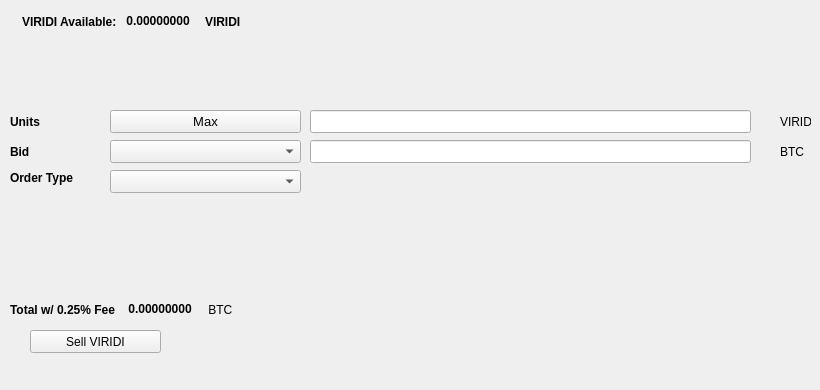
   <widget class="QWidget" name="SellTab">
    <attribute name="title">
     <string>Sell</string>
    </attribute>
    <widget class="QLabel" name="label_16">
     <property name="geometry">
      <rect>
       <x>780</x>
       <y>140</y>
       <width>31</width>
       <height>23</height>
      </rect>
     </property>
     <property name="text">
      <string>BTC</string>
     </property>
    </widget>
    <widget class="QComboBox" name="SellBidcomboBox">
     <property name="geometry">
      <rect>
       <x>110</x>
       <y>140</y>
       <width>191</width>
       <height>23</height>
      </rect>
     </property>
     <property name="font">
      <font>
       <pointsize>10</pointsize>
      </font>
     </property>
    </widget>
    <widget class="QLabel" name="label_18">
     <property name="geometry">
      <rect>
       <x>10</x>
       <y>110</y>
       <width>46</width>
       <height>23</height>
      </rect>
     </property>
     <property name="font">
      <font>
       <weight>75</weight>
       <bold>true</bold>
      </font>
     </property>
     <property name="text">
      <string>Units</string>
     </property>
    </widget>
    <widget class="QPushButton" name="Sell_Max_Amount">
     <property name="geometry">
      <rect>
       <x>110</x>
       <y>110</y>
       <width>191</width>
       <height>23</height>
      </rect>
     </property>
     <property name="font">
      <font>
       <pointsize>10</pointsize>
      </font>
     </property>
     <property name="text">
      <string>Max</string>
     </property>
    </widget>
    <widget class="QLabel" name="label_20">
     <property name="geometry">
      <rect>
       <x>10</x>
       <y>170</y>
       <width>91</width>
       <height>16</height>
      </rect>
     </property>
     <property name="font">
      <font>
       <weight>75</weight>
       <bold>true</bold>
      </font>
     </property>
     <property name="text">
      <string>Order Type</string>
     </property>
    </widget>
    <widget class="QComboBox" name="SellOrdertypeCombo">
     <property name="geometry">
      <rect>
       <x>110</x>
       <y>170</y>
       <width>191</width>
       <height>23</height>
      </rect>
     </property>
     <property name="font">
      <font>
       <pointsize>10</pointsize>
      </font>
     </property>
    </widget>
    <widget class="QLabel" name="label_21">
     <property name="geometry">
      <rect>
       <x>10</x>
       <y>140</y>
       <width>46</width>
       <height>23</height>
      </rect>
     </property>
     <property name="font">
      <font>
       <weight>75</weight>
       <bold>true</bold>
      </font>
     </property>
     <property name="text">
      <string>Bid</string>
     </property>
    </widget>
    <widget class="QLabel" name="label_22">
     <property name="geometry">
      <rect>
       <x>780</x>
       <y>110</y>
       <width>31</width>
       <height>23</height>
      </rect>
     </property>
     <property name="text">
      <string>VIRIDI</string>
     </property>
    </widget>
    <widget class="QLineEdit" name="UnitsInputXDNA">
     <property name="geometry">
      <rect>
       <x>310</x>
       <y>110</y>
       <width>441</width>
       <height>23</height>
      </rect>
     </property>
     <property name="font">
      <font>
       <pointsize>9</pointsize>
       <weight>75</weight>
       <bold>true</bold>
      </font>
     </property>
    </widget>
    <widget class="QLineEdit" name="SellBidPriceEdit">
     <property name="geometry">
      <rect>
       <x>310</x>
       <y>140</y>
       <width>441</width>
       <height>23</height>
      </rect>
     </property>
     <property name="font">
      <font>
       <pointsize>9</pointsize>
       <weight>75</weight>
       <bold>true</bold>
      </font>
     </property>
    </widget>
    <widget class="QPushButton" name="SellXDNABTN">
     <property name="geometry">
      <rect>
       <x>30</x>
       <y>330</y>
       <width>131</width>
       <height>23</height>
      </rect>
     </property>
     <property name="text">
      <string>Sell VIRIDI</string>
     </property>
     <property name="icon">
      <iconset resource="../xdna">
       <normaloff>:/icons/bitcoin</normaloff>:/icons/bitcoin</iconset>
     </property>
    </widget>
    <widget class="QWidget" name="layoutWidget3">
     <property name="geometry">
      <rect>
       <x>22</x>
       <y>12</y>
       <width>258</width>
       <height>19</height>
      </rect>
     </property>
     <layout class="QHBoxLayout" name="horizontalLayout">
      <item>
       <widget class="QLabel" name="label232_2">
        <property name="font">
         <font>
          <weight>75</weight>
          <bold>true</bold>
         </font>
        </property>
        <property name="text">
         <string>VIRIDI Available:</string>
        </property>
       </widget>
      </item>
      <item>
       <widget class="QLabel" name="XDNAAvailableLabel">
        <property name="palette">
         <palette>
          <active>
           <colorrole role="WindowText">
            <brush brushstyle="SolidPattern">
             <color alpha="255">
              <red>0</red>
              <green>0</green>
              <blue>0</blue>
             </color>
            </brush>
           </colorrole>
           <colorrole role="Button">
            <brush brushstyle="SolidPattern">
             <color alpha="255">
              <red>0</red>
              <green>170</green>
              <blue>0</blue>
             </color>
            </brush>
           </colorrole>
           <colorrole role="Light">
            <brush brushstyle="SolidPattern">
             <color alpha="255">
              <red>0</red>
              <green>255</green>
              <blue>0</blue>
             </color>
            </brush>
           </colorrole>
           <colorrole role="Midlight">
            <brush brushstyle="SolidPattern">
             <color alpha="255">
              <red>0</red>
              <green>212</green>
              <blue>0</blue>
             </color>
            </brush>
           </colorrole>
           <colorrole role="Dark">
            <brush brushstyle="SolidPattern">
             <color alpha="255">
              <red>0</red>
              <green>85</green>
              <blue>0</blue>
             </color>
            </brush>
           </colorrole>
           <colorrole role="Mid">
            <brush brushstyle="SolidPattern">
             <color alpha="255">
              <red>0</red>
              <green>113</green>
              <blue>0</blue>
             </color>
            </brush>
           </colorrole>
           <colorrole role="Text">
            <brush brushstyle="SolidPattern">
             <color alpha="255">
              <red>0</red>
              <green>170</green>
              <blue>0</blue>
             </color>
            </brush>
           </colorrole>
           <colorrole role="BrightText">
            <brush brushstyle="SolidPattern">
             <color alpha="255">
              <red>255</red>
              <green>255</green>
              <blue>255</blue>
             </color>
            </brush>
           </colorrole>
           <colorrole role="ButtonText">
            <brush brushstyle="SolidPattern">
             <color alpha="255">
              <red>0</red>
              <green>0</green>
              <blue>0</blue>
             </color>
            </brush>
           </colorrole>
           <colorrole role="Base">
            <brush brushstyle="SolidPattern">
             <color alpha="255">
              <red>255</red>
              <green>255</green>
              <blue>255</blue>
             </color>
            </brush>
           </colorrole>
           <colorrole role="Window">
            <brush brushstyle="SolidPattern">
             <color alpha="255">
              <red>0</red>
              <green>170</green>
              <blue>0</blue>
             </color>
            </brush>
           </colorrole>
           <colorrole role="Shadow">
            <brush brushstyle="SolidPattern">
             <color alpha="255">
              <red>0</red>
              <green>0</green>
              <blue>0</blue>
             </color>
            </brush>
           </colorrole>
           <colorrole role="AlternateBase">
            <brush brushstyle="SolidPattern">
             <color alpha="255">
              <red>127</red>
              <green>212</green>
              <blue>127</blue>
             </color>
            </brush>
           </colorrole>
           <colorrole role="ToolTipBase">
            <brush brushstyle="SolidPattern">
             <color alpha="255">
              <red>255</red>
              <green>255</green>
              <blue>220</blue>
             </color>
            </brush>
           </colorrole>
           <colorrole role="ToolTipText">
            <brush brushstyle="SolidPattern">
             <color alpha="255">
              <red>0</red>
              <green>0</green>
              <blue>0</blue>
             </color>
            </brush>
           </colorrole>
          </active>
          <inactive>
           <colorrole role="WindowText">
            <brush brushstyle="SolidPattern">
             <color alpha="255">
              <red>0</red>
              <green>0</green>
              <blue>0</blue>
             </color>
            </brush>
           </colorrole>
           <colorrole role="Button">
            <brush brushstyle="SolidPattern">
             <color alpha="255">
              <red>0</red>
              <green>170</green>
              <blue>0</blue>
             </color>
            </brush>
           </colorrole>
           <colorrole role="Light">
            <brush brushstyle="SolidPattern">
             <color alpha="255">
              <red>0</red>
              <green>255</green>
              <blue>0</blue>
             </color>
            </brush>
           </colorrole>
           <colorrole role="Midlight">
            <brush brushstyle="SolidPattern">
             <color alpha="255">
              <red>0</red>
              <green>212</green>
              <blue>0</blue>
             </color>
            </brush>
           </colorrole>
           <colorrole role="Dark">
            <brush brushstyle="SolidPattern">
             <color alpha="255">
              <red>0</red>
              <green>85</green>
              <blue>0</blue>
             </color>
            </brush>
           </colorrole>
           <colorrole role="Mid">
            <brush brushstyle="SolidPattern">
             <color alpha="255">
              <red>0</red>
              <green>113</green>
              <blue>0</blue>
             </color>
            </brush>
           </colorrole>
           <colorrole role="Text">
            <brush brushstyle="SolidPattern">
             <color alpha="255">
              <red>0</red>
              <green>170</green>
              <blue>0</blue>
             </color>
            </brush>
           </colorrole>
           <colorrole role="BrightText">
            <brush brushstyle="SolidPattern">
             <color alpha="255">
              <red>255</red>
              <green>255</green>
              <blue>255</blue>
             </color>
            </brush>
           </colorrole>
           <colorrole role="ButtonText">
            <brush brushstyle="SolidPattern">
             <color alpha="255">
              <red>0</red>
              <green>0</green>
              <blue>0</blue>
             </color>
            </brush>
           </colorrole>
           <colorrole role="Base">
            <brush brushstyle="SolidPattern">
             <color alpha="255">
              <red>255</red>
              <green>255</green>
              <blue>255</blue>
             </color>
            </brush>
           </colorrole>
           <colorrole role="Window">
            <brush brushstyle="SolidPattern">
             <color alpha="255">
              <red>0</red>
              <green>170</green>
              <blue>0</blue>
             </color>
            </brush>
           </colorrole>
           <colorrole role="Shadow">
            <brush brushstyle="SolidPattern">
             <color alpha="255">
              <red>0</red>
              <green>0</green>
              <blue>0</blue>
             </color>
            </brush>
           </colorrole>
           <colorrole role="AlternateBase">
            <brush brushstyle="SolidPattern">
             <color alpha="255">
              <red>127</red>
              <green>212</green>
              <blue>127</blue>
             </color>
            </brush>
           </colorrole>
           <colorrole role="ToolTipBase">
            <brush brushstyle="SolidPattern">
             <color alpha="255">
              <red>255</red>
              <green>255</green>
              <blue>220</blue>
             </color>
            </brush>
           </colorrole>
           <colorrole role="ToolTipText">
            <brush brushstyle="SolidPattern">
             <color alpha="255">
              <red>0</red>
              <green>0</green>
              <blue>0</blue>
             </color>
            </brush>
           </colorrole>
          </inactive>
          <disabled>
           <colorrole role="WindowText">
            <brush brushstyle="SolidPattern">
             <color alpha="255">
              <red>0</red>
              <green>85</green>
              <blue>0</blue>
             </color>
            </brush>
           </colorrole>
           <colorrole role="Button">
            <brush brushstyle="SolidPattern">
             <color alpha="255">
              <red>0</red>
              <green>170</green>
              <blue>0</blue>
             </color>
            </brush>
           </colorrole>
           <colorrole role="Light">
            <brush brushstyle="SolidPattern">
             <color alpha="255">
              <red>0</red>
              <green>255</green>
              <blue>0</blue>
             </color>
            </brush>
           </colorrole>
           <colorrole role="Midlight">
            <brush brushstyle="SolidPattern">
             <color alpha="255">
              <red>0</red>
              <green>212</green>
              <blue>0</blue>
             </color>
            </brush>
           </colorrole>
           <colorrole role="Dark">
            <brush brushstyle="SolidPattern">
             <color alpha="255">
              <red>0</red>
              <green>85</green>
              <blue>0</blue>
             </color>
            </brush>
           </colorrole>
           <colorrole role="Mid">
            <brush brushstyle="SolidPattern">
             <color alpha="255">
              <red>0</red>
              <green>113</green>
              <blue>0</blue>
             </color>
            </brush>
           </colorrole>
           <colorrole role="Text">
            <brush brushstyle="SolidPattern">
             <color alpha="255">
              <red>0</red>
              <green>85</green>
              <blue>0</blue>
             </color>
            </brush>
           </colorrole>
           <colorrole role="BrightText">
            <brush brushstyle="SolidPattern">
             <color alpha="255">
              <red>255</red>
              <green>255</green>
              <blue>255</blue>
             </color>
            </brush>
           </colorrole>
           <colorrole role="ButtonText">
            <brush brushstyle="SolidPattern">
             <color alpha="255">
              <red>0</red>
              <green>85</green>
              <blue>0</blue>
             </color>
            </brush>
           </colorrole>
           <colorrole role="Base">
            <brush brushstyle="SolidPattern">
             <color alpha="255">
              <red>0</red>
              <green>170</green>
              <blue>0</blue>
             </color>
            </brush>
           </colorrole>
           <colorrole role="Window">
            <brush brushstyle="SolidPattern">
             <color alpha="255">
              <red>0</red>
              <green>170</green>
              <blue>0</blue>
             </color>
            </brush>
           </colorrole>
           <colorrole role="Shadow">
            <brush brushstyle="SolidPattern">
             <color alpha="255">
              <red>0</red>
              <green>0</green>
              <blue>0</blue>
             </color>
            </brush>
           </colorrole>
           <colorrole role="AlternateBase">
            <brush brushstyle="SolidPattern">
             <color alpha="255">
              <red>0</red>
              <green>170</green>
              <blue>0</blue>
             </color>
            </brush>
           </colorrole>
           <colorrole role="ToolTipBase">
            <brush brushstyle="SolidPattern">
             <color alpha="255">
              <red>255</red>
              <green>255</green>
              <blue>220</blue>
             </color>
            </brush>
           </colorrole>
           <colorrole role="ToolTipText">
            <brush brushstyle="SolidPattern">
             <color alpha="255">
              <red>0</red>
              <green>0</green>
              <blue>0</blue>
             </color>
            </brush>
           </colorrole>
          </disabled>
         </palette>
        </property>
        <property name="font">
         <font>
          <weight>75</weight>
          <bold>true</bold>
         </font>
        </property>
        <property name="text">
         <string> 0.00000000 </string>
        </property>
        <property name="textInteractionFlags">
         <set>Qt::LinksAccessibleByMouse|Qt::TextSelectableByKeyboard|Qt::TextSelectableByMouse</set>
        </property>
       </widget>
      </item>
      <item>
       <widget class="QLabel" name="labelXDNA">
        <property name="font">
         <font>
          <weight>75</weight>
          <bold>true</bold>
         </font>
        </property>
        <property name="text">
         <string>VIRIDI</string>
        </property>
       </widget>
      </item>
     </layout>
    </widget>
    <widget class="QWidget" name="layoutWidget">
     <property name="geometry">
      <rect>
       <x>10</x>
       <y>300</y>
       <width>268</width>
       <height>19</height>
      </rect>
     </property>
     <layout class="QHBoxLayout" name="horizontalLayout_2">
      <item>
       <widget class="QLabel" name="label_19">
        <property name="font">
         <font>
          <weight>75</weight>
          <bold>true</bold>
         </font>
        </property>
        <property name="text">
         <string>Total w/ 0.25% Fee </string>
        </property>
       </widget>
      </item>
      <item>
       <widget class="QLabel" name="SellCostLabel">
        <property name="palette">
         <palette>
          <active>
           <colorrole role="WindowText">
            <brush brushstyle="SolidPattern">
             <color alpha="255">
              <red>0</red>
              <green>0</green>
              <blue>0</blue>
             </color>
            </brush>
           </colorrole>
           <colorrole role="Button">
            <brush brushstyle="SolidPattern">
             <color alpha="255">
              <red>0</red>
              <green>170</green>
              <blue>0</blue>
             </color>
            </brush>
           </colorrole>
           <colorrole role="Light">
            <brush brushstyle="SolidPattern">
             <color alpha="255">
              <red>0</red>
              <green>255</green>
              <blue>0</blue>
             </color>
            </brush>
           </colorrole>
           <colorrole role="Midlight">
            <brush brushstyle="SolidPattern">
             <color alpha="255">
              <red>0</red>
              <green>212</green>
              <blue>0</blue>
             </color>
            </brush>
           </colorrole>
           <colorrole role="Dark">
            <brush brushstyle="SolidPattern">
             <color alpha="255">
              <red>0</red>
              <green>85</green>
              <blue>0</blue>
             </color>
            </brush>
           </colorrole>
           <colorrole role="Mid">
            <brush brushstyle="SolidPattern">
             <color alpha="255">
              <red>0</red>
              <green>113</green>
              <blue>0</blue>
             </color>
            </brush>
           </colorrole>
           <colorrole role="Text">
            <brush brushstyle="SolidPattern">
             <color alpha="255">
              <red>0</red>
              <green>170</green>
              <blue>0</blue>
             </color>
            </brush>
           </colorrole>
           <colorrole role="BrightText">
            <brush brushstyle="SolidPattern">
             <color alpha="255">
              <red>255</red>
              <green>255</green>
              <blue>255</blue>
             </color>
            </brush>
           </colorrole>
           <colorrole role="ButtonText">
            <brush brushstyle="SolidPattern">
             <color alpha="255">
              <red>0</red>
              <green>0</green>
              <blue>0</blue>
             </color>
            </brush>
           </colorrole>
           <colorrole role="Base">
            <brush brushstyle="SolidPattern">
             <color alpha="255">
              <red>255</red>
              <green>255</green>
              <blue>255</blue>
             </color>
            </brush>
           </colorrole>
           <colorrole role="Window">
            <brush brushstyle="SolidPattern">
             <color alpha="255">
              <red>0</red>
              <green>170</green>
              <blue>0</blue>
             </color>
            </brush>
           </colorrole>
           <colorrole role="Shadow">
            <brush brushstyle="SolidPattern">
             <color alpha="255">
              <red>0</red>
              <green>0</green>
              <blue>0</blue>
             </color>
            </brush>
           </colorrole>
           <colorrole role="AlternateBase">
            <brush brushstyle="SolidPattern">
             <color alpha="255">
              <red>127</red>
              <green>212</green>
              <blue>127</blue>
             </color>
            </brush>
           </colorrole>
           <colorrole role="ToolTipBase">
            <brush brushstyle="SolidPattern">
             <color alpha="255">
              <red>255</red>
              <green>255</green>
              <blue>220</blue>
             </color>
            </brush>
           </colorrole>
           <colorrole role="ToolTipText">
            <brush brushstyle="SolidPattern">
             <color alpha="255">
              <red>0</red>
              <green>0</green>
              <blue>0</blue>
             </color>
            </brush>
           </colorrole>
          </active>
          <inactive>
           <colorrole role="WindowText">
            <brush brushstyle="SolidPattern">
             <color alpha="255">
              <red>0</red>
              <green>0</green>
              <blue>0</blue>
             </color>
            </brush>
           </colorrole>
           <colorrole role="Button">
            <brush brushstyle="SolidPattern">
             <color alpha="255">
              <red>0</red>
              <green>170</green>
              <blue>0</blue>
             </color>
            </brush>
           </colorrole>
           <colorrole role="Light">
            <brush brushstyle="SolidPattern">
             <color alpha="255">
              <red>0</red>
              <green>255</green>
              <blue>0</blue>
             </color>
            </brush>
           </colorrole>
           <colorrole role="Midlight">
            <brush brushstyle="SolidPattern">
             <color alpha="255">
              <red>0</red>
              <green>212</green>
              <blue>0</blue>
             </color>
            </brush>
           </colorrole>
           <colorrole role="Dark">
            <brush brushstyle="SolidPattern">
             <color alpha="255">
              <red>0</red>
              <green>85</green>
              <blue>0</blue>
             </color>
            </brush>
           </colorrole>
           <colorrole role="Mid">
            <brush brushstyle="SolidPattern">
             <color alpha="255">
              <red>0</red>
              <green>113</green>
              <blue>0</blue>
             </color>
            </brush>
           </colorrole>
           <colorrole role="Text">
            <brush brushstyle="SolidPattern">
             <color alpha="255">
              <red>0</red>
              <green>170</green>
              <blue>0</blue>
             </color>
            </brush>
           </colorrole>
           <colorrole role="BrightText">
            <brush brushstyle="SolidPattern">
             <color alpha="255">
              <red>255</red>
              <green>255</green>
              <blue>255</blue>
             </color>
            </brush>
           </colorrole>
           <colorrole role="ButtonText">
            <brush brushstyle="SolidPattern">
             <color alpha="255">
              <red>0</red>
              <green>0</green>
              <blue>0</blue>
             </color>
            </brush>
           </colorrole>
           <colorrole role="Base">
            <brush brushstyle="SolidPattern">
             <color alpha="255">
              <red>255</red>
              <green>255</green>
              <blue>255</blue>
             </color>
            </brush>
           </colorrole>
           <colorrole role="Window">
            <brush brushstyle="SolidPattern">
             <color alpha="255">
              <red>0</red>
              <green>170</green>
              <blue>0</blue>
             </color>
            </brush>
           </colorrole>
           <colorrole role="Shadow">
            <brush brushstyle="SolidPattern">
             <color alpha="255">
              <red>0</red>
              <green>0</green>
              <blue>0</blue>
             </color>
            </brush>
           </colorrole>
           <colorrole role="AlternateBase">
            <brush brushstyle="SolidPattern">
             <color alpha="255">
              <red>127</red>
              <green>212</green>
              <blue>127</blue>
             </color>
            </brush>
           </colorrole>
           <colorrole role="ToolTipBase">
            <brush brushstyle="SolidPattern">
             <color alpha="255">
              <red>255</red>
              <green>255</green>
              <blue>220</blue>
             </color>
            </brush>
           </colorrole>
           <colorrole role="ToolTipText">
            <brush brushstyle="SolidPattern">
             <color alpha="255">
              <red>0</red>
              <green>0</green>
              <blue>0</blue>
             </color>
            </brush>
           </colorrole>
          </inactive>
          <disabled>
           <colorrole role="WindowText">
            <brush brushstyle="SolidPattern">
             <color alpha="255">
              <red>0</red>
              <green>85</green>
              <blue>0</blue>
             </color>
            </brush>
           </colorrole>
           <colorrole role="Button">
            <brush brushstyle="SolidPattern">
             <color alpha="255">
              <red>0</red>
              <green>170</green>
              <blue>0</blue>
             </color>
            </brush>
           </colorrole>
           <colorrole role="Light">
            <brush brushstyle="SolidPattern">
             <color alpha="255">
              <red>0</red>
              <green>255</green>
              <blue>0</blue>
             </color>
            </brush>
           </colorrole>
           <colorrole role="Midlight">
            <brush brushstyle="SolidPattern">
             <color alpha="255">
              <red>0</red>
              <green>212</green>
              <blue>0</blue>
             </color>
            </brush>
           </colorrole>
           <colorrole role="Dark">
            <brush brushstyle="SolidPattern">
             <color alpha="255">
              <red>0</red>
              <green>85</green>
              <blue>0</blue>
             </color>
            </brush>
           </colorrole>
           <colorrole role="Mid">
            <brush brushstyle="SolidPattern">
             <color alpha="255">
              <red>0</red>
              <green>113</green>
              <blue>0</blue>
             </color>
            </brush>
           </colorrole>
           <colorrole role="Text">
            <brush brushstyle="SolidPattern">
             <color alpha="255">
              <red>0</red>
              <green>85</green>
              <blue>0</blue>
             </color>
            </brush>
           </colorrole>
           <colorrole role="BrightText">
            <brush brushstyle="SolidPattern">
             <color alpha="255">
              <red>255</red>
              <green>255</green>
              <blue>255</blue>
             </color>
            </brush>
           </colorrole>
           <colorrole role="ButtonText">
            <brush brushstyle="SolidPattern">
             <color alpha="255">
              <red>0</red>
              <green>85</green>
              <blue>0</blue>
             </color>
            </brush>
           </colorrole>
           <colorrole role="Base">
            <brush brushstyle="SolidPattern">
             <color alpha="255">
              <red>0</red>
              <green>170</green>
              <blue>0</blue>
             </color>
            </brush>
           </colorrole>
           <colorrole role="Window">
            <brush brushstyle="SolidPattern">
             <color alpha="255">
              <red>0</red>
              <green>170</green>
              <blue>0</blue>
             </color>
            </brush>
           </colorrole>
           <colorrole role="Shadow">
            <brush brushstyle="SolidPattern">
             <color alpha="255">
              <red>0</red>
              <green>0</green>
              <blue>0</blue>
             </color>
            </brush>
           </colorrole>
           <colorrole role="AlternateBase">
            <brush brushstyle="SolidPattern">
             <color alpha="255">
              <red>0</red>
              <green>170</green>
              <blue>0</blue>
             </color>
            </brush>
           </colorrole>
           <colorrole role="ToolTipBase">
            <brush brushstyle="SolidPattern">
             <color alpha="255">
              <red>255</red>
              <green>255</green>
              <blue>220</blue>
             </color>
            </brush>
           </colorrole>
           <colorrole role="ToolTipText">
            <brush brushstyle="SolidPattern">
             <color alpha="255">
              <red>0</red>
              <green>0</green>
              <blue>0</blue>
             </color>
            </brush>
           </colorrole>
          </disabled>
         </palette>
        </property>
        <property name="font">
         <font>
          <weight>75</weight>
          <bold>true</bold>
         </font>
        </property>
        <property name="autoFillBackground">
         <bool>false</bool>
        </property>
        <property name="text">
         <string> 0.00000000</string>
        </property>
        <property name="textInteractionFlags">
         <set>Qt::LinksAccessibleByMouse|Qt::TextSelectableByMouse</set>
        </property>
       </widget>
      </item>
      <item>
       <widget class="QLabel" name="label_17">
        <property name="font">
         <font>
          <weight>50</weight>
          <bold>false</bold>
         </font>
        </property>
        <property name="text">
         <string> BTC</string>
        </property>
       </widget>
      </item>
     </layout>
    </widget>
    <widget class="QLabel" name="label_23">
     <property name="geometry">
      <rect>
       <x>460</x>
       <y>300</y>
       <width>281</width>
       <height>81</height>
      </rect>
     </property>
     <property name="text">
      <string/>
     </property>
     <property name="pixmap">
      <pixmap>:/images/bittrex</pixmap>
     </property>
    </widget>
   </widget>
